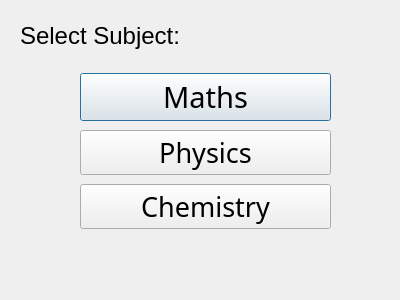
<?xml version="1.0" encoding="UTF-8"?>
<ui version="4.0">
 <class>feedsub</class>
 <widget class="QDialog" name="feedsub">
  <property name="geometry">
   <rect>
    <x>0</x>
    <y>0</y>
    <width>400</width>
    <height>300</height>
   </rect>
  </property>
  <property name="windowTitle">
   <string>Dialog</string>
  </property>
  <widget class="QLabel" name="label">
   <property name="geometry">
    <rect>
     <x>20</x>
     <y>10</y>
     <width>191</width>
     <height>51</height>
    </rect>
   </property>
   <property name="font">
    <font>
     <family>Nirmala UI</family>
     <pointsize>18</pointsize>
    </font>
   </property>
   <property name="text">
    <string>Select Subject:</string>
   </property>
  </widget>
  <widget class="QWidget" name="">
   <property name="geometry">
    <rect>
     <x>80</x>
     <y>70</y>
     <width>251</width>
     <height>165</height>
    </rect>
   </property>
   <layout class="QVBoxLayout" name="verticalLayout">
    <item>
     <widget class="QPushButton" name="pushButton">
      <property name="font">
       <font>
        <family>Sanskrit Text</family>
        <pointsize>22</pointsize>
       </font>
      </property>
      <property name="text">
       <string>Maths</string>
      </property>
     </widget>
    </item>
    <item>
     <widget class="QPushButton" name="pushButton_2">
      <property name="font">
       <font>
        <family>Sanskrit Text</family>
        <pointsize>20</pointsize>
       </font>
      </property>
      <property name="text">
       <string>Physics</string>
      </property>
     </widget>
    </item>
    <item>
     <widget class="QPushButton" name="pushButton_3">
      <property name="font">
       <font>
        <family>Sanskrit Text</family>
        <pointsize>20</pointsize>
       </font>
      </property>
      <property name="text">
       <string>Chemistry</string>
      </property>
     </widget>
    </item>
   </layout>
  </widget>
 </widget>
 <resources/>
 <connections/>
</ui>
